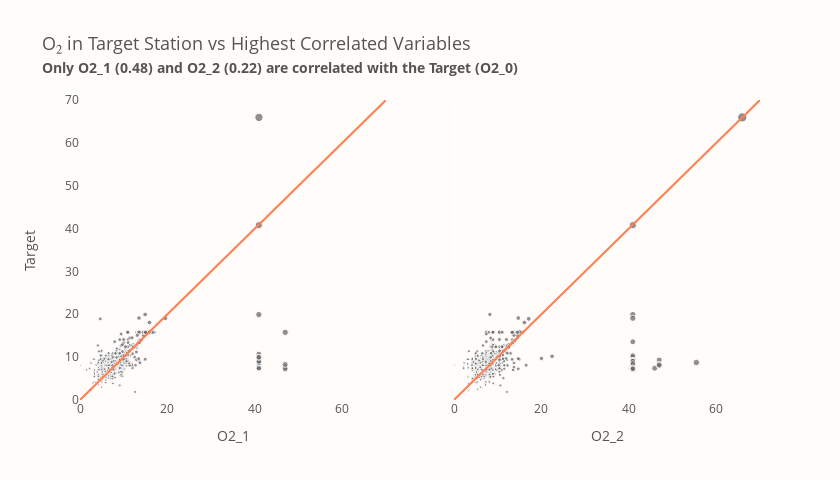

Notebook code cell kept with this figure:
### Markdown cell above
<p style="
    font-size: 20px;
    font-family: 'JetBrains Mono';
    color: #4A4B52;
    border-bottom: 2px solid #FF7F51;
">
    <b>Hierarchical Clustering - Observations</b> 📜
</p>

<p style="
    font-size: 16px;
    font-family: 'JetBrains Mono';
">
    Here, we should remember that we rely on the <b>Pearson</b> correlation. It measures linear dependency, and it's computed on actual values. However, we could have used, for example, the <b>Spearman</b> correlation, which is based on ranks and measures monotonic relations. Apart from that, we chose the <code>complete</code> method in the <code>linkage()</code> function, and if you take a different method, you can get different results.<br><br>
    <b>In this specific example, we see that features are rather in the long distance, which indicates weak relations. Nevertheless, we can spot that clusters are made between variables for nearby located stations (for example third and fourth, first and second, etc.).</b> It means that stations that are close to each other are probably good predictors for the variable from the nearby station. For example, <code>No3_1</code> is a good predictor for the <code>No3_2</code>, and so on.<br><br>
    Now, it's time to have a look at scatter plots for the highly correlated pairs. Let's get started with the <code>Target</code> and <code>O2_1</code> and <code>O2_2</code>.
</p>

### Code cell
fig = make_subplots(rows=1, cols=2, y_title="Target", shared_yaxes=True)
fig.update_annotations(font_size=14)

for col, component in enumerate(("O2_1", "O2_2"), start=1):
    fig.add_scatter(
        name=component,
        x=train[component],
        y=train.Target,
        mode="markers",
        marker_size=np.sqrt(train.Target + train[component]) * 0.8,
        marker=dict(color="#6B6A6A", symbol="circle", opacity=0.75),
        hovertemplate="Feature=%{x}<br>Target=%{y}",
        showlegend=False,
        row=1,
        col=col,
    )
    fig.add_scatter(
        name="Perfect Covering",
        x=[0, 70],
        y=[0, 70],
        mode="lines",
        marker=dict(color="#FF7F51"),
        showlegend=False,
        row=1,
        col=col,
    )
    fig.update_xaxes(showgrid=False, col=col, title=component, title_font_size=14, range=[0, 70])
    fig.update_yaxes(showgrid=False, col=col, range=[0, 70])

fig.update_layout(
    title="O\u2082 in Target Station vs Highest Correlated Variables<br>"
    "<span style='font-size: 75%; font-weight: bold;'>"
    "Only O2_1 (0.48) and O2_2 (0.22) are correlated with the Target (O2_0)</span>",
    font_color=FONT_COLOR,
    title_font_size=18,
    plot_bgcolor=BACKGROUND_COLOR,
    paper_bgcolor=BACKGROUND_COLOR,
    width=840,
    height=480,
)
fig.show()

### Figure 1 — Plotly figure (JSON) as saved in the notebook; plotly's stock layout.template omitted (floating-point values rounded to 4 significant figures; data arrays with more than 128 entries replaced by an {"elided": "..."} marker saying what was removed)
{"data": [{"hovertemplate": "Feature=%{x}<br>Target=%{y}", "marker": {"color": "#6B6A6A", "opacity": 0.75, "size": {"elided": "3500 float values"}, "symbol": "circle"}, "mode": "markers", "name": "O2_1", "showlegend": false, "type": "scatter", "x": {"elided": "3500 float values"}, "xaxis": "x", "y": {"elided": "3500 float values"}, "yaxis": "y"}, {"marker": {"color": "#FF7F51"}, "mode": "lines", "name": "Perfect Covering", "showlegend": false, "type": "scatter", "x": [0, 70], "xaxis": "x", "y": [0, 70], "yaxis": "y"}, {"hovertemplate": "Feature=%{x}<br>Target=%{y}", "marker": {"color": "#6B6A6A", "opacity": 0.75, "size": {"elided": "3500 float values"}, "symbol": "circle"}, "mode": "markers", "name": "O2_2", "showlegend": false, "type": "scatter", "x": {"elided": "3500 float values"}, "xaxis": "x2", "y": {"elided": "3500 float values"}, "yaxis": "y2"}, {"marker": {"color": "#FF7F51"}, "mode": "lines", "name": "Perfect Covering", "showlegend": false, "type": "scatter", "x": [0, 70], "xaxis": "x2", "y": [0, 70], "yaxis": "y2"}], "layout": {"annotations": [{"font": {"size": 14}, "showarrow": false, "text": "Target", "textangle": -90, "x": 0, "xanchor": "right", "xref": "paper", "xshift": -40, "y": 0.5, "yanchor": "middle", "yref": "paper"}], "font": {"color": "#545454"}, "height": 480, "paper_bgcolor": "#FFFCFA", "plot_bgcolor": "#FFFCFA", "title": {"font": {"size": 18}, "text": "O₂ in Target Station vs Highest Correlated Variables<br><span style='font-size: 75%; font-weight: bold;'>Only O2_1 (0.48) and O2_2 (0.22) are correlated with the Target (O2_0)</span>"}, "width": 840, "xaxis": {"anchor": "y", "domain": [0, 0.45], "range": [0, 70], "showgrid": false, "title": {"font": {"size": 14}, "text": "O2_1"}}, "xaxis2": {"anchor": "y2", "domain": [0.55, 1], "range": [0, 70], "showgrid": false, "title": {"font": {"size": 14}, "text": "O2_2"}}, "yaxis": {"anchor": "x", "domain": [0, 1], "range": [0, 70], "showgrid": false}, "yaxis2": {"anchor": "x2", "domain": [0, 1], "matches": "y", "range": [0, 70], "showgrid": false, "showticklabels": false}}}
